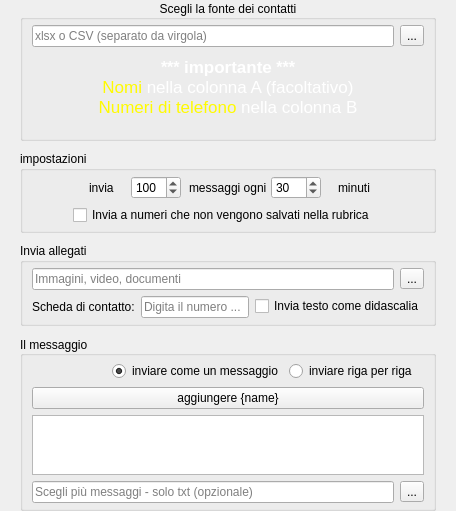
        <widget class="QWidget" name="main_tab">
         <property name="maximumSize">
          <size>
           <width>16777215</width>
           <height>16777215</height>
          </size>
         </property>
         <property name="autoFillBackground">
          <bool>false</bool>
         </property>
         <attribute name="title">
          <string>Tab 1</string>
         </attribute>
         <layout class="QVBoxLayout" name="verticalLayout_6" stretch="0">
          <property name="topMargin">
           <number>0</number>
          </property>
          <property name="bottomMargin">
           <number>0</number>
          </property>
          <item>
           <widget class="QFrame" name="frame">
            <property name="sizePolicy">
             <sizepolicy hsizetype="Expanding" vsizetype="Preferred">
              <horstretch>1</horstretch>
              <verstretch>1</verstretch>
             </sizepolicy>
            </property>
            <property name="minimumSize">
             <size>
              <width>0</width>
              <height>0</height>
             </size>
            </property>
            <property name="maximumSize">
             <size>
              <width>16777215</width>
              <height>16777215</height>
             </size>
            </property>
            <property name="sizeIncrement">
             <size>
              <width>0</width>
              <height>0</height>
             </size>
            </property>
            <property name="baseSize">
             <size>
              <width>0</width>
              <height>0</height>
             </size>
            </property>
            <property name="font">
             <font>
              <family>arial</family>
             </font>
            </property>
            <property name="layoutDirection">
             <enum>Qt::LeftToRight</enum>
            </property>
            <property name="styleSheet">
             <string notr="true"/>
            </property>
            <property name="frameShape">
             <enum>QFrame::NoFrame</enum>
            </property>
            <property name="lineWidth">
             <number>1</number>
            </property>
            <property name="midLineWidth">
             <number>0</number>
            </property>
            <layout class="QVBoxLayout" name="verticalLayout_5" stretch="0,0,0,1">
             <property name="spacing">
              <number>10</number>
             </property>
             <property name="sizeConstraint">
              <enum>QLayout::SetDefaultConstraint</enum>
             </property>
             <property name="topMargin">
              <number>0</number>
             </property>
             <property name="bottomMargin">
              <number>0</number>
             </property>
             <item>
              <widget class="QGroupBox" name="groupBox">
               <property name="sizePolicy">
                <sizepolicy hsizetype="Preferred" vsizetype="Fixed">
                 <horstretch>0</horstretch>
                 <verstretch>0</verstretch>
                </sizepolicy>
               </property>
               <property name="maximumSize">
                <size>
                 <width>16777215</width>
                 <height>16777215</height>
                </size>
               </property>
               <property name="font">
                <font>
                 <family>arial</family>
                </font>
               </property>
               <property name="styleSheet">
                <string notr="true">QGroupBox{
background:transparent;
}</string>
               </property>
               <property name="title">
                <string>Scegli la fonte dei contatti</string>
               </property>
               <property name="alignment">
                <set>Qt::AlignCenter</set>
               </property>
               <property name="flat">
                <bool>false</bool>
               </property>
               <layout class="QVBoxLayout" name="verticalLayout">
                <property name="topMargin">
                 <number>5</number>
                </property>
                <property name="bottomMargin">
                 <number>5</number>
                </property>
                <item>
                 <layout class="QGridLayout" name="gridLayout">
                  <item row="1" column="0">
                   <widget class="QTextBrowser" name="textBrowser">
                    <property name="sizePolicy">
                     <sizepolicy hsizetype="Expanding" vsizetype="Fixed">
                      <horstretch>0</horstretch>
                      <verstretch>0</verstretch>
                     </sizepolicy>
                    </property>
                    <property name="maximumSize">
                     <size>
                      <width>16777215</width>
                      <height>80</height>
                     </size>
                    </property>
                    <property name="font">
                     <font>
                      <family>arial</family>
                     </font>
                    </property>
                    <property name="styleSheet">
                     <string notr="true">background:transparent;
color:white</string>
                    </property>
                    <property name="frameShape">
                     <enum>QFrame::NoFrame</enum>
                    </property>
                    <property name="lineWidth">
                     <number>0</number>
                    </property>
                    <property name="verticalScrollBarPolicy">
                     <enum>Qt::ScrollBarAlwaysOff</enum>
                    </property>
                    <property name="horizontalScrollBarPolicy">
                     <enum>Qt::ScrollBarAlwaysOff</enum>
                    </property>
                    <property name="html">
                     <string>&lt;!DOCTYPE HTML PUBLIC &quot;-//W3C//DTD HTML 4.0//EN&quot; &quot;http://www.w3.org/TR/REC-html40/strict.dtd&quot;&gt;
&lt;html&gt;&lt;head&gt;&lt;meta name=&quot;qrichtext&quot; content=&quot;1&quot; /&gt;&lt;style type=&quot;text/css&quot;&gt;
p, li { white-space: pre-wrap; }
&lt;/style&gt;&lt;/head&gt;&lt;body style=&quot; font-family:'arial'; font-size:13pt; font-weight:400; font-style:normal;&quot;&gt;
&lt;p align=&quot;center&quot; style=&quot; margin-top:0px; margin-bottom:0px; margin-left:0px; margin-right:0px; -qt-block-indent:0; text-indent:0px;&quot;&gt;&lt;span style=&quot; font-family:'MS Shell Dlg 2'; font-size:12pt; font-weight:600; color:#ffffff;&quot;&gt;*** &lt;/span&gt;&lt;span style=&quot; font-weight:600;&quot;&gt;importante&lt;/span&gt;&lt;span style=&quot; font-family:'MS Shell Dlg 2'; font-size:12pt; font-weight:600; color:#ffffff;&quot;&gt; ***&lt;/span&gt;&lt;/p&gt;
&lt;p align=&quot;center&quot; style=&quot; margin-top:0px; margin-bottom:0px; margin-left:0px; margin-right:0px; -qt-block-indent:0; text-indent:0px;&quot;&gt;&lt;span style=&quot; color:#fffb00;&quot;&gt;Nomi&lt;/span&gt; nella colonna A (facoltativo)&lt;/p&gt;
&lt;p align=&quot;center&quot; style=&quot; margin-top:0px; margin-bottom:0px; margin-left:0px; margin-right:0px; -qt-block-indent:0; text-indent:0px;&quot;&gt;&lt;span style=&quot; color:#fffb00;&quot;&gt;Numeri di telefono&lt;/span&gt; nella colonna B&lt;/p&gt;&lt;/body&gt;&lt;/html&gt;</string>
                    </property>
                   </widget>
                  </item>
                  <item row="0" column="0">
                   <layout class="QHBoxLayout" name="horizontalLayout_4">
                    <item>
                     <widget class="QLineEdit" name="sheet_le">
                      <property name="readOnly">
                       <bool>true</bool>
                      </property>
                      <property name="placeholderText">
                       <string>xlsx o CSV (separato da virgola)</string>
                      </property>
                     </widget>
                    </item>
                    <item>
                     <widget class="QToolButton" name="sheet_btn">
                      <property name="text">
                       <string>...</string>
                      </property>
                     </widget>
                    </item>
                   </layout>
                  </item>
                 </layout>
                </item>
               </layout>
              </widget>
             </item>
             <item>
              <widget class="QGroupBox" name="groupBox_2">
               <property name="sizePolicy">
                <sizepolicy hsizetype="Preferred" vsizetype="Fixed">
                 <horstretch>0</horstretch>
                 <verstretch>0</verstretch>
                </sizepolicy>
               </property>
               <property name="maximumSize">
                <size>
                 <width>16777215</width>
                 <height>16777215</height>
                </size>
               </property>
               <property name="font">
                <font>
                 <family>arial</family>
                </font>
               </property>
               <property name="title">
                <string>impostazioni</string>
               </property>
               <layout class="QVBoxLayout" name="verticalLayout_3">
                <property name="leftMargin">
                 <number>50</number>
                </property>
                <property name="topMargin">
                 <number>5</number>
                </property>
                <property name="rightMargin">
                 <number>50</number>
                </property>
                <property name="bottomMargin">
                 <number>5</number>
                </property>
                <item>
                 <layout class="QVBoxLayout" name="verticalLayout_2">
                  <item>
                   <layout class="QHBoxLayout" name="horizontalLayout_5" stretch="0,0,0,0,0">
                    <property name="spacing">
                     <number>0</number>
                    </property>
                    <item alignment="Qt::AlignHCenter">
                     <widget class="QLabel" name="label">
                      <property name="maximumSize">
                       <size>
                        <width>50</width>
                        <height>16777215</height>
                       </size>
                      </property>
                      <property name="font">
                       <font>
                        <family>arial</family>
                       </font>
                      </property>
                      <property name="text">
                       <string>invia</string>
                      </property>
                     </widget>
                    </item>
                    <item alignment="Qt::AlignLeft">
                     <widget class="QSpinBox" name="messages_sbox">
                      <property name="maximumSize">
                       <size>
                        <width>50</width>
                        <height>16777215</height>
                       </size>
                      </property>
                      <property name="minimum">
                       <number>0</number>
                      </property>
                      <property name="maximum">
                       <number>1000</number>
                      </property>
                      <property name="value">
                       <number>100</number>
                      </property>
                     </widget>
                    </item>
                    <item alignment="Qt::AlignHCenter">
                     <widget class="QLabel" name="label_2">
                      <property name="maximumSize">
                       <size>
                        <width>120</width>
                        <height>16777215</height>
                       </size>
                      </property>
                      <property name="font">
                       <font>
                        <family>arial</family>
                       </font>
                      </property>
                      <property name="text">
                       <string>messaggi ogni</string>
                      </property>
                     </widget>
                    </item>
                    <item alignment="Qt::AlignHCenter">
                     <widget class="QSpinBox" name="minutes_sbox">
                      <property name="maximumSize">
                       <size>
                        <width>50</width>
                        <height>16777215</height>
                       </size>
                      </property>
                      <property name="minimum">
                       <number>1</number>
                      </property>
                      <property name="maximum">
                       <number>1000</number>
                      </property>
                      <property name="value">
                       <number>30</number>
                      </property>
                     </widget>
                    </item>
                    <item alignment="Qt::AlignHCenter">
                     <widget class="QLabel" name="label_4">
                      <property name="maximumSize">
                       <size>
                        <width>100</width>
                        <height>16777215</height>
                       </size>
                      </property>
                      <property name="font">
                       <font>
                        <family>arial</family>
                       </font>
                      </property>
                      <property name="text">
                       <string>minuti</string>
                      </property>
                      <property name="scaledContents">
                       <bool>false</bool>
                      </property>
                      <property name="wordWrap">
                       <bool>false</bool>
                      </property>
                     </widget>
                    </item>
                   </layout>
                  </item>
                  <item>
                   <widget class="QCheckBox" name="checkBox">
                    <property name="text">
                     <string>Invia a numeri che non vengono salvati nella rubrica</string>
                    </property>
                   </widget>
                  </item>
                 </layout>
                </item>
               </layout>
              </widget>
             </item>
             <item>
              <widget class="QGroupBox" name="groupBox_3">
               <property name="sizePolicy">
                <sizepolicy hsizetype="Preferred" vsizetype="Fixed">
                 <horstretch>0</horstretch>
                 <verstretch>0</verstretch>
                </sizepolicy>
               </property>
               <property name="maximumSize">
                <size>
                 <width>16777215</width>
                 <height>16777215</height>
                </size>
               </property>
               <property name="title">
                <string>Invia allegati</string>
               </property>
               <layout class="QFormLayout" name="formLayout">
                <property name="topMargin">
                 <number>5</number>
                </property>
                <property name="bottomMargin">
                 <number>5</number>
                </property>
                <item row="0" column="0" colspan="2">
                 <layout class="QHBoxLayout" name="horizontalLayout_2">
                  <item>
                   <widget class="QLineEdit" name="attachments_le">
                    <property name="readOnly">
                     <bool>true</bool>
                    </property>
                    <property name="placeholderText">
                     <string>Immagini, video, documenti</string>
                    </property>
                   </widget>
                  </item>
                  <item>
                   <widget class="QToolButton" name="attachments_btn">
                    <property name="text">
                     <string>...</string>
                    </property>
                   </widget>
                  </item>
                 </layout>
                </item>
                <item row="1" column="0">
                 <layout class="QHBoxLayout" name="horizontalLayout">
                  <item>
                   <widget class="QLabel" name="label_5">
                    <property name="text">
                     <string>Scheda di contatto:</string>
                    </property>
                   </widget>
                  </item>
                  <item>
                   <widget class="QLineEdit" name="contactCard_le">
                    <property name="placeholderText">
                     <string>Digita il numero ...</string>
                    </property>
                   </widget>
                  </item>
                 </layout>
                </item>
                <item row="1" column="1">
                 <widget class="QCheckBox" name="caption">
                  <property name="text">
                   <string>Invia testo come didascalia</string>
                  </property>
                 </widget>
                </item>
               </layout>
              </widget>
             </item>
             <item>
              <widget class="QGroupBox" name="groupBox_4">
               <property name="sizePolicy">
                <sizepolicy hsizetype="Preferred" vsizetype="Fixed">
                 <horstretch>0</horstretch>
                 <verstretch>0</verstretch>
                </sizepolicy>
               </property>
               <property name="maximumSize">
                <size>
                 <width>16777215</width>
                 <height>16777215</height>
                </size>
               </property>
               <property name="title">
                <string>Il messaggio</string>
               </property>
               <property name="alignment">
                <set>Qt::AlignLeading|Qt::AlignLeft|Qt::AlignVCenter</set>
               </property>
               <layout class="QVBoxLayout" name="verticalLayout_4" stretch="0,0,0,0">
                <property name="topMargin">
                 <number>5</number>
                </property>
                <property name="bottomMargin">
                 <number>5</number>
                </property>
                <item>
                 <layout class="QHBoxLayout" name="horizontalLayout_3">
                  <property name="leftMargin">
                   <number>80</number>
                  </property>
                  <item>
                   <widget class="QRadioButton" name="sameFormat_rb">
                    <property name="maximumSize">
                     <size>
                      <width>16777215</width>
                      <height>16777215</height>
                     </size>
                    </property>
                    <property name="text">
                     <string>inviare come un messaggio</string>
                    </property>
                    <property name="checked">
                     <bool>true</bool>
                    </property>
                   </widget>
                  </item>
                  <item>
                   <widget class="QRadioButton" name="oneline_rb">
                    <property name="maximumSize">
                     <size>
                      <width>16777215</width>
                      <height>16777215</height>
                     </size>
                    </property>
                    <property name="text">
                     <string>inviare riga per riga</string>
                    </property>
                    <property name="checked">
                     <bool>false</bool>
                    </property>
                   </widget>
                  </item>
                 </layout>
                </item>
                <item>
                 <widget class="QPushButton" name="pushButton">
                  <property name="text">
                   <string>aggiungere {name}</string>
                  </property>
                 </widget>
                </item>
                <item>
                 <widget class="QPlainTextEdit" name="message_text">
                  <property name="maximumSize">
                   <size>
                    <width>16777215</width>
                    <height>60</height>
                   </size>
                  </property>
                 </widget>
                </item>
                <item>
                 <layout class="QHBoxLayout" name="horizontalLayout_6">
                  <item>
                   <widget class="QLineEdit" name="multi_messages_le">
                    <property name="readOnly">
                     <bool>true</bool>
                    </property>
                    <property name="placeholderText">
                     <string>Scegli più messaggi - solo txt (opzionale)</string>
                    </property>
                   </widget>
                  </item>
                  <item>
                   <widget class="QToolButton" name="multi_messages_btn">
                    <property name="text">
                     <string>...</string>
                    </property>
                   </widget>
                  </item>
                 </layout>
                </item>
               </layout>
              </widget>
             </item>
            </layout>
           </widget>
          </item>
         </layout>
        </widget>
